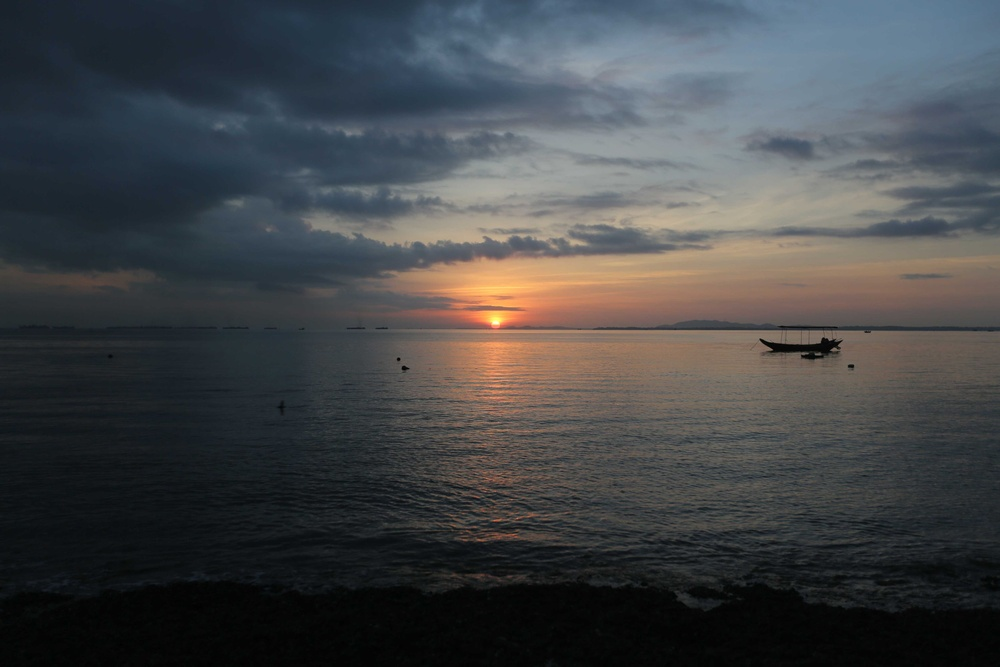
#> input picture exposure/result/sample4/test4.jpg, 1000 x 667 px, shrunk from 4095 x 2730 before the run, given in place of test4.png, which was not available
$ python tonemapping.py
#> lines starting #> are read from the running program, lines starting #| are printed output that depends on the picture; long printed decimals are rounded; pictures that were not available may be replaced by others from this repository, and a replacement may not be noted
# from PIL import Image, ImageFilter
import cv2
import numpy as np

def ToneMapping(image):
    image_L = cv2.cvtColor(image, cv2.COLOR_BGR2GRAY)
    np_img = np.array(image, dtype=np.float32)
    np_img_L = np.array(image_L, dtype=np.float32)
    delta = 0.0001
    normal_image = np_img / 255
    normal_image_L = np_img_L / 255
    height, width = normal_image.shape[:-1]
    n = height * width
    Lwaver = np.exp(np.sum(np.log(delta + normal_image_L)/n))
    # print(Lwaver)
    lg = np.log(normal_image / Lwaver + 1) / np.log(np.max(normal_image) / Lwaver + 1)
    # lg = lg.reshape([height,width,1]) * normal_image
    lg_min, lg_max = np.min(lg), np.max(lg)
    lg = (lg - lg_min) / (lg_max - lg_min)
    t = lg[:,:,0] * .299 + lg[:,:,1] * .587 + lg[:,:,2] * .114
    print(np.exp(np.sum(np.log(delta + t)/n)))
    return lg

# [30 lines left out: functions HSVToneMapping, LABToneMapping, not called in this run]

def NewToneMapping(image):
    image_L = cv2.cvtColor(image, cv2.COLOR_BGR2GRAY)
    image_t = cv2.cvtColor(image,cv2.COLOR_BGR2HSV)
    delta = 0.0001
    normal_image_L = image_L / 255
    height, width = normal_image_L.shape
    n = height * width
    Lwaver = np.exp(np.sum(np.log(delta + normal_image_L)/n))
    lg = np.log(image_L / Lwaver + 1) / np.log(np.max(image_L) / Lwaver + 1)
    lg_min, lg_max = np.min(lg), np.max(lg)
    lg = (lg - lg_min) / (lg_max - lg_min)
    image_t[:,:,-1] = (lg*255).astype(np.uint8)
    image_t = cv2.cvtColor(image_t,cv2.COLOR_HSV2BGR)
    image_t = cv2.GaussianBlur(image_t,(11,11),0)
    lg = ((image_t/255) * (normal_image_L.reshape([height,width,1])**.3))
    lg_min, lg_max = np.min(lg), np.max(lg)
    lg = (lg - lg_min) / (lg_max - lg_min)
    # t = lg[:,:,0] * .299 + lg[:,:,1] * .587 + lg[:,:,2] * .114
    # print(np.exp(np.sum(np.log(delta + t)/n)))
    return (lg*255).astype(np.uint8)

def mathmethod(image):
    image_t = image.copy()
    image_t = image_t / 255
    # image_t = (2*image_t**2+7*image_t**.5)/9
    image_t = np.log(9*image_t+1)
    lg_min, lg_max = np.min(image_t), np.max(image_t)
    image_t = (image_t - lg_min) / (lg_max - lg_min)
    image_t = (image_t*255).astype(np.uint8)
    return image_t

def ACESToneMapping(image):
    a = 2.15
    b = 0.03
    c = 2.43
    d = 0.59
    e = 0.14
    adj = 5.0
    image_t = image.copy() / 255.0
    image_t *= adj
    res = (image_t * (a * image_t + b)) / (image_t * (c * image_t + d) + e)
    res = (res * 255.0).astype(np.uint8)
    return res

def ReinhardToneMapping(image,value):
    image_t = image.copy() / 255
    MIDDLE_GREY = 1
    image_t *= MIDDLE_GREY / value
    image_t /= (1 + image_t)
    return (image_t * 255.0).astype(np.uint8)

def bloom(image):
    aces_res = ACESToneMapping(image) / 255
    image_t = image.copy() / 255
    kernel = np.array([[1,4,7,4,1],
                        [4,16,26,16,4],
                        [7,26,41,26,7],
                        [4,16,26,16,4],
                        [1,4,7,4,1]],dtype=np.float32)/273
    image_t = cv2.filter2D(image_t,-1,kernel)
    image_t = 1 - (1 - image_t) * (1 - aces_res)
    image_t = (image_t * 255).astype(np.uint8)
    return image_t

def gamma(image,g):
    image_t = image.copy() / 255.0
    image_t = image_t ** g
    image_t = (np.clip(image_t, 0, 1) * 255).astype(np.uint8)
    return image_t

if __name__ == '__main__':
    import os
    base_dir = os.path.dirname(__file__)
    def saveImg(name,image):
        cv2.imwrite(os.path.join(base_dir,name),image)

    image = cv2.imread(os.path.join(base_dir,'test4.png'))
#> image is the input picture: shape (667, 1000, 3); mean B, G, R 71.9, 69.7, 67.4

    img = NewToneMapping(image)
#> in NewToneMapping, `image_L = cv2.cvtColor(image, cv2.COLOR_BGR2GRAY)`:
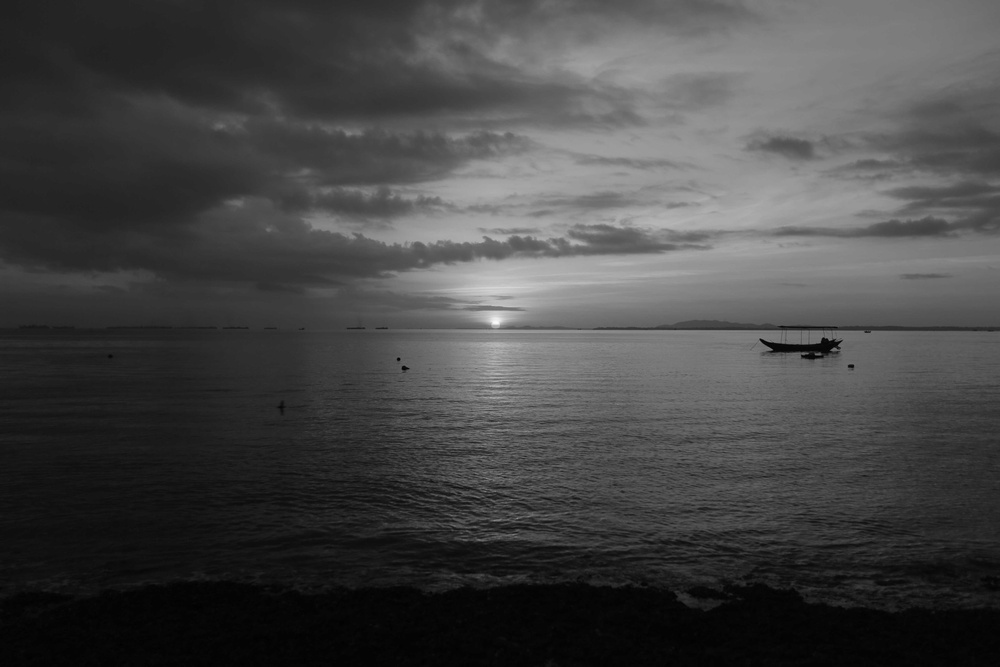
#> image_L: shape (667, 1000); min 0, max 250, mean 69.2
#> in NewToneMapping, `image_t = cv2.cvtColor(image,cv2.COLOR_BGR2HSV)`: image_t: shape (667, 1000, 3); mean H, S, V 74.4, 58.8, 79
#> in NewToneMapping, `Lwaver = np.exp(np.sum(np.log(delta + normal_image_L)/n))`: Lwaver = 0.191
#> in NewToneMapping, `lg = np.log(image_L / Lwaver + 1) / np.log(np.max(image_L) / Lwaver + 1)`:
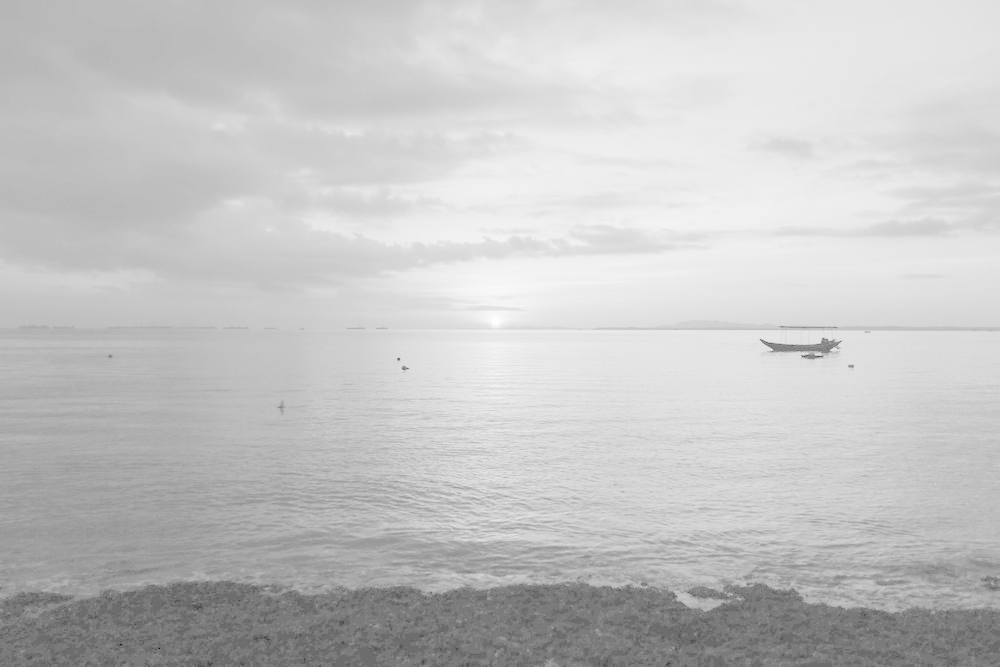
#> lg: shape (667, 1000) float64; min 0, max 1, mean 0.773
#> in NewToneMapping, `lg_min, lg_max = np.min(lg), np.max(lg)`: lg_min = 0; lg_max = 1
#> in NewToneMapping, `image_t[:,:,-1] = (lg*255).astype(np.uint8)`: image_t: shape (667, 1000, 3); mean H, S, V 74.4, 58.8, 196.6
#> in NewToneMapping, `lg = ((image_t/255) * (normal_image_L.reshape([height,width,1])**.3))`:
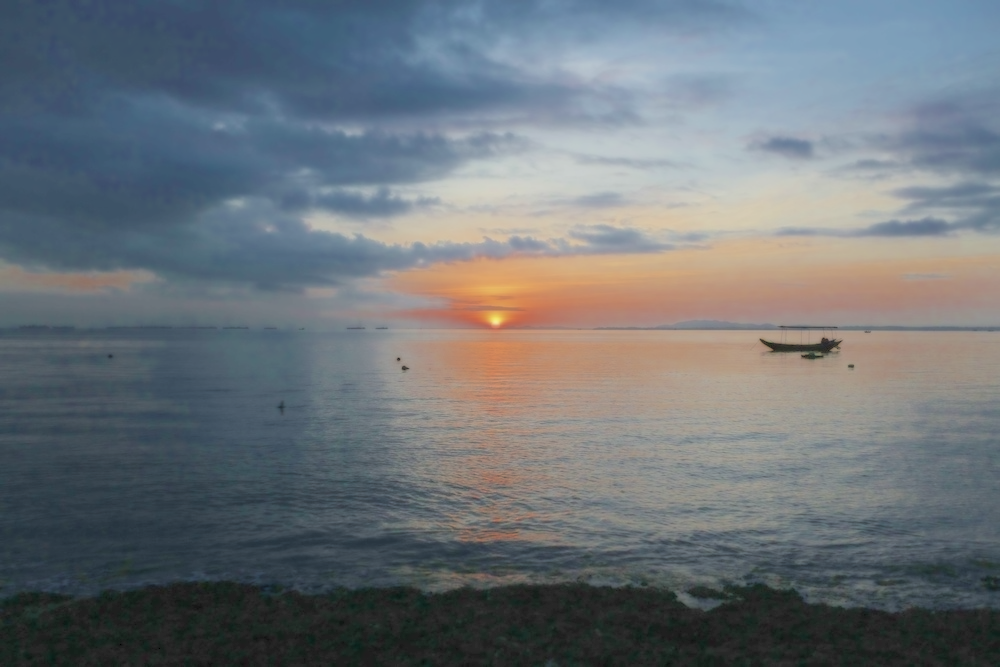
#> lg: shape (667, 1000, 3) float64; mean B, G, R 0.474, 0.453, 0.427
#> in NewToneMapping, `lg_min, lg_max = np.min(lg), np.max(lg)`: lg_max = 0.979
    saveImg('res1.png', img)

    lg = ToneMapping(image)
#> in ToneMapping, `Lwaver = np.exp(np.sum(np.log(delta + normal_image_L)/n))`: Lwaver = 0.191
#> in ToneMapping, `lg = np.log(normal_image / Lwaver + 1) / np.log(np.max(normal_image) /..`:
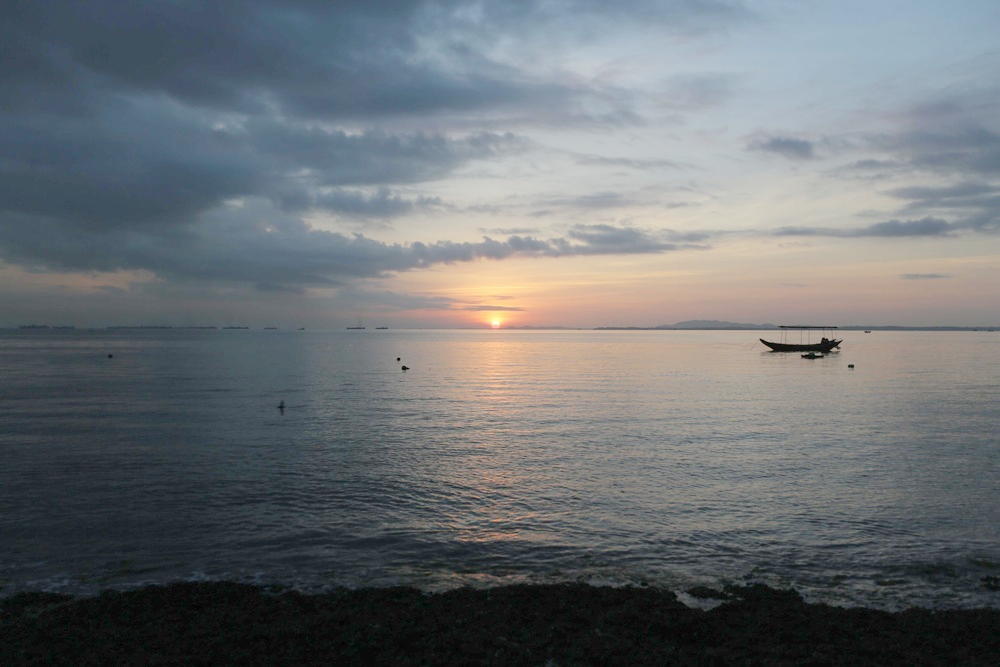
#> lg: shape (667, 1000, 3) float32; mean B, G, R 0.455, 0.442, 0.423
#> in ToneMapping, `lg_min, lg_max = np.min(lg), np.max(lg)`: lg_min = 0; lg_max = 1
#> in ToneMapping, `t = lg[:,:,0] * .299 + lg[:,:,1] * .587 + lg[:,:,2] * .114`:
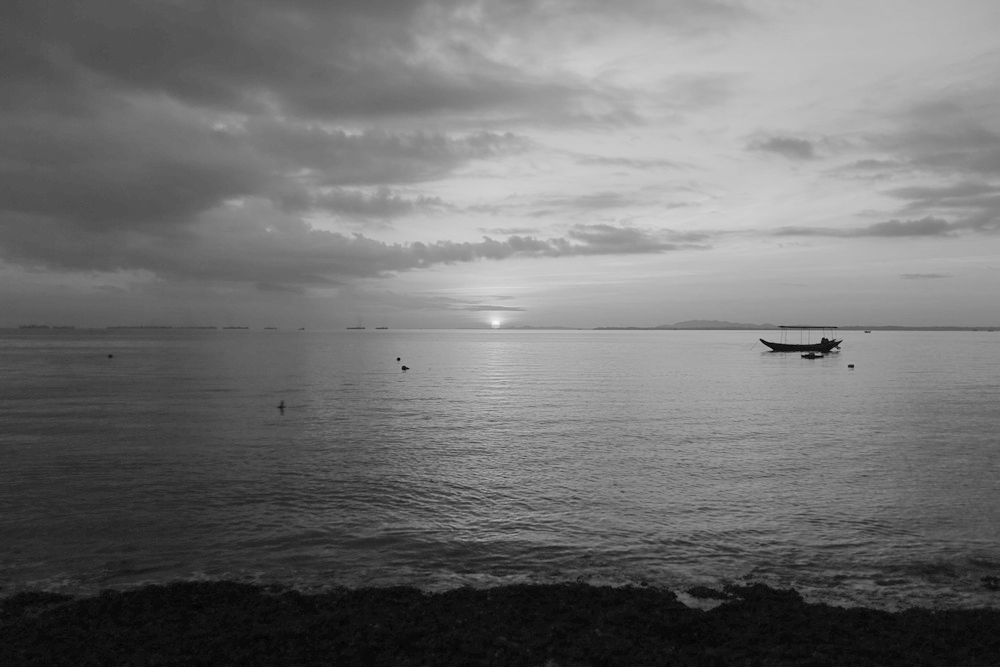
#> t: shape (667, 1000) float32; min 0, max 0.976, mean 0.444
#| 0.3617
    img = (lg*255).astype(np.uint8)
    saveImg('res2.png', img)

    lg = mathmethod(image)
#> in mathmethod, `lg_min, lg_max = np.min(image_t), np.max(image_t)`: lg_min = 0; lg_max = 2.3
    saveImg('res7.png',lg)

    img = ReinhardToneMapping(np.array(image),0.1)
    saveImg('res3.png', img)

    img = ACESToneMapping(np.array(image))
    saveImg('res4.png', img)

    img = gamma(np.array(image),.3)
#> in gamma, `image_t = image_t ** g`:
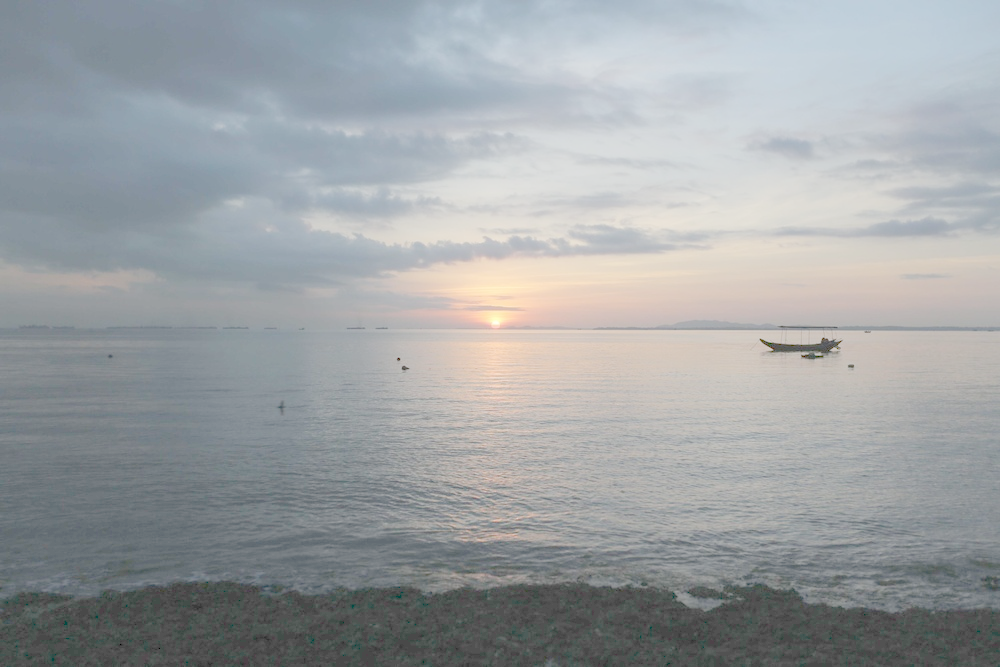
#> image_t: shape (667, 1000, 3) float64; mean of channels 0, 1, 2 0.645, 0.637, 0.621; drawn as B, G, R
    saveImg('res5.png', img)

    img = bloom(np.array(image))
#> in bloom, `image_t = 1 - (1 - image_t) * (1 - aces_res)`:
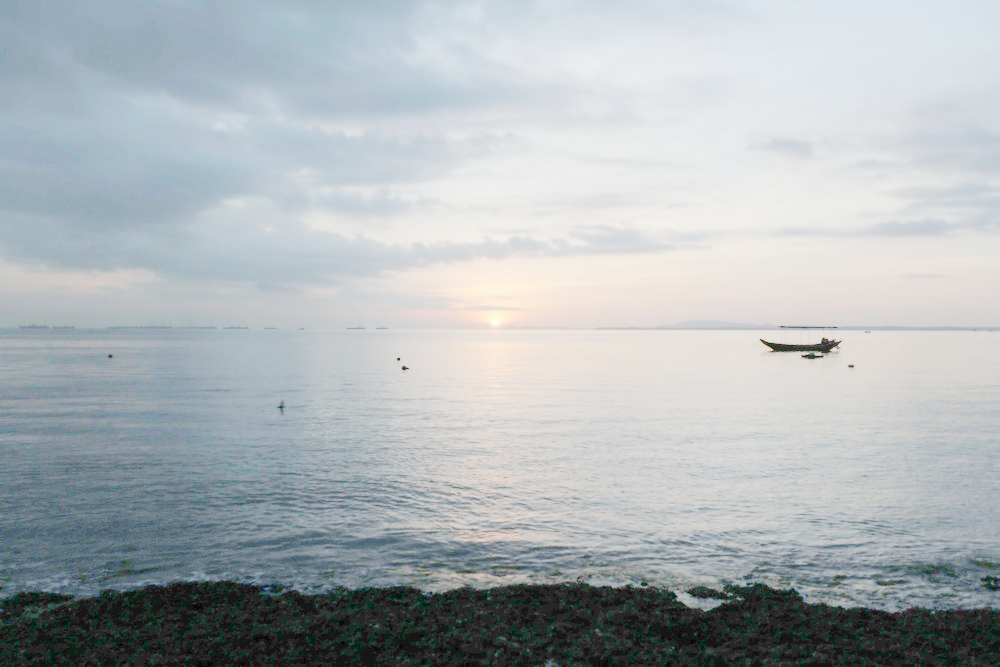
#> image_t: shape (667, 1000, 3) float64; mean B, G, R 0.72, 0.709, 0.683
    saveImg('res6.png', img)

$ run again, with exposure/test1.png saved as exposure/result/sample4/test4.jpg
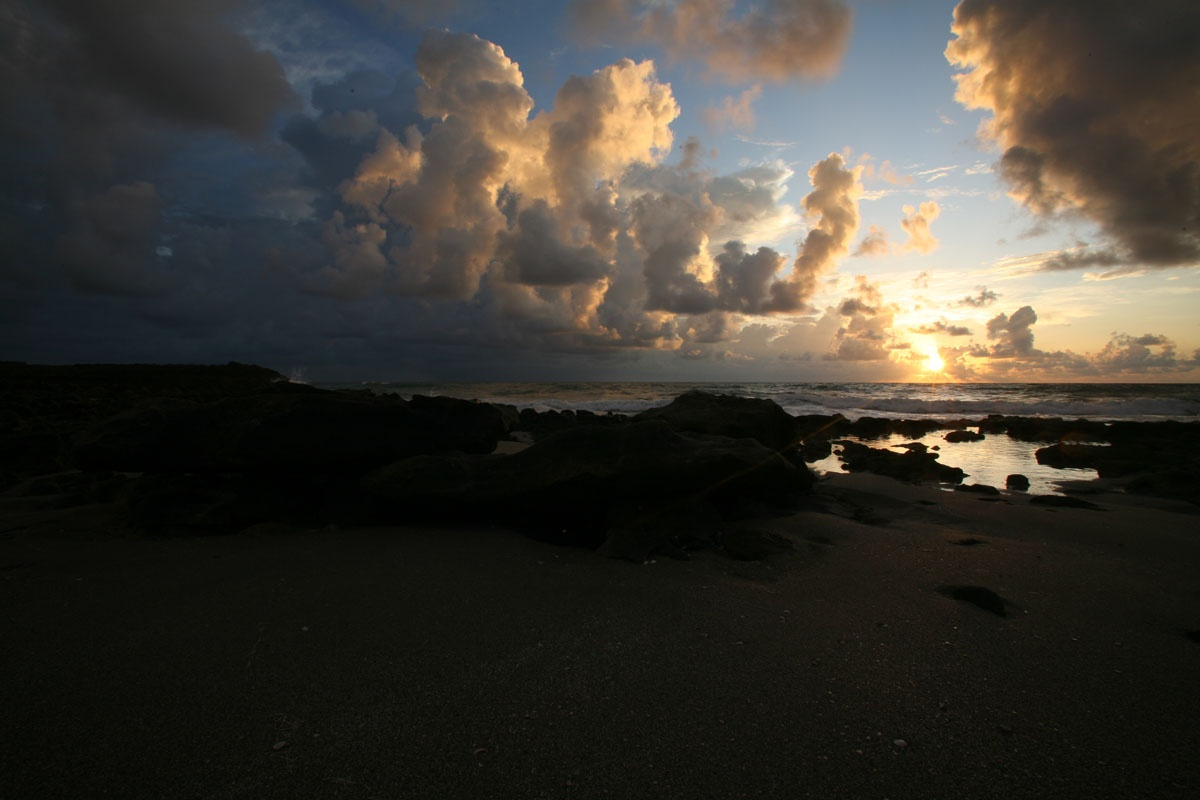
#> input picture exposure/test1.png, 1200 x 800 px, given in place of test4.png, which was not available
#> image is the input picture: shape (800, 1200, 3); mean B, G, R 51.4, 58.3, 61.3
#> in NewToneMapping, `Lwaver = np.exp(np.sum(np.log(delta + normal_image_L)/n))`: Lwaver = 0.124
#> in NewToneMapping, `lg_min, lg_max = np.min(lg), np.max(lg)`: lg_min = 0; lg_max = 1
#> in NewToneMapping, `lg = ((image_t/255) * (normal_image_L.reshape([height,width,1])**.3))`:
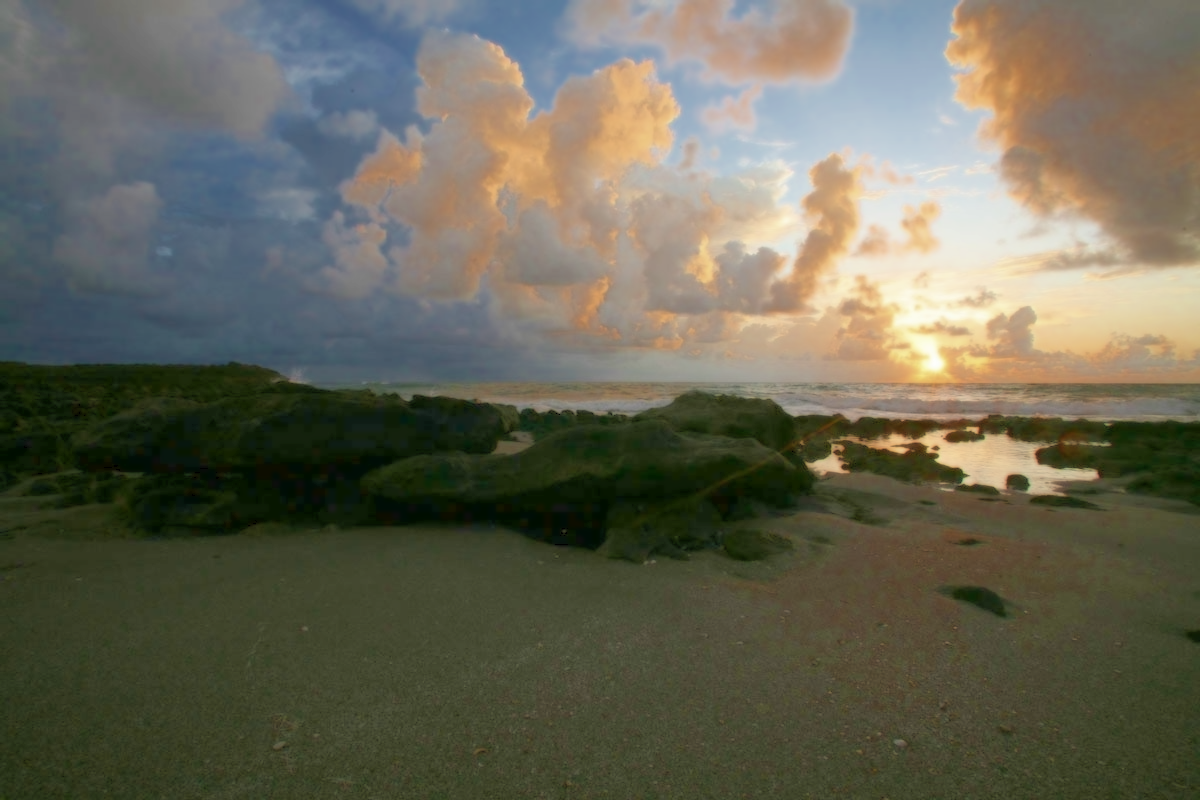
#> lg: shape (800, 1200, 3) float64; mean B, G, R 0.339, 0.402, 0.408
#> in NewToneMapping, `lg_min, lg_max = np.min(lg), np.max(lg)`: lg_max = 0.996
#> in ToneMapping, `Lwaver = np.exp(np.sum(np.log(delta + normal_image_L)/n))`: Lwaver = 0.124
#> in ToneMapping, `lg_min, lg_max = np.min(lg), np.max(lg)`: lg_min = 0; lg_max = 1
#> in ToneMapping, `t = lg[:,:,0] * .299 + lg[:,:,1] * .587 + lg[:,:,2] * .114`:
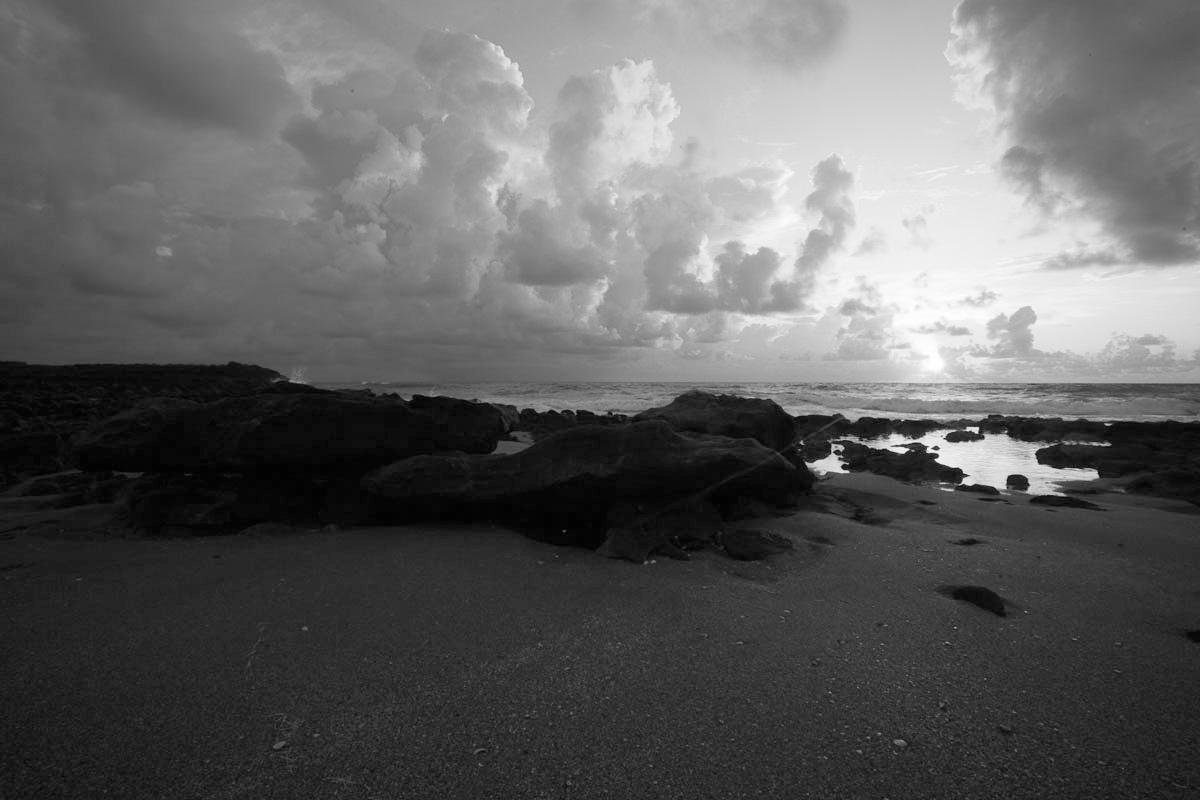
#> t: shape (800, 1200) float32; min 0, max 1, mean 0.38
#| 0.2729
#> in mathmethod, `lg_min, lg_max = np.min(image_t), np.max(image_t)`: lg_min = 0; lg_max = 2.3
